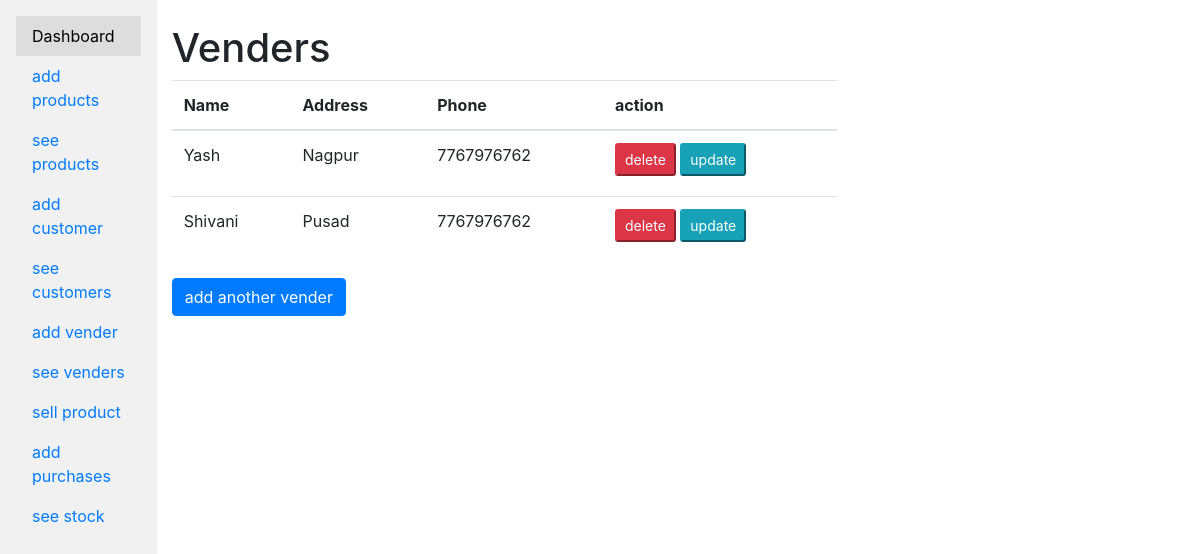
The page /vender/ (signed in) on the database its author committed.
### app/models.py (models this page shows, shortened)
class Vender(models.Model):
    name = models.CharField(max_length=100,null=True)
    email = models.EmailField(null=True)
    phone_number = models.CharField(max_length=10,null=True)
    address = models.CharField(max_length=200,null=True)

### app/views.py (the view)
# urls.py: path('vender/', venders, name='venders'),
@login_required
def venders(request):
    venders = Vender.objects.all()
    return render(request, 'venders.html', {'venders': venders})

### app/templates/venders.html
{% extends 'base.html' %}
{% block content %}
<div class="row">
    <div class="col-md-8">
        <h1>Venders</h1>
        <table class="table">
            <thead>
                <tr>
                    <th>Name</th>
                    <th>Address</th>
                    <th>Phone</th>
                    <th>action</th>
                </tr>
            </thead>
            <tbody>
                {% for vender in venders %}
                    <tr>
                        <td>{{ vender.name }}</td>
                        <td>{{ vender.address }}</td>
                        <td>{{ vender.phone_number }}</td>
                        <td>
                            <a href="{% url 'delete_vender' vender.id %}" ><button class="btn-danger btn-sm mb-2">delete</button></a>
                            <a href="{% url 'update_vender' vender.id %}"><button class="btn-info btn-sm mb-2">update</button></a>
                          </td>
                    </tr>
                {% endfor %}
            </tbody>
        </table>
        <a href="/vender/add/">
            <button class="btn btn-primary">add another vender</button>
        </a>
    </div>
</div>
{% endblock content %}

### rows shown on the page
Vender: name "Yash", address "Nagpur", phone_number "7767976762"
Vender: name "Shivani", address "Pusad", phone_number "7767976762"
